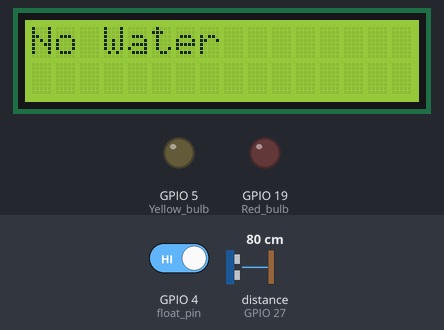
This sketch was run on a simulated ESP32. Shown: 16×2 character LCD, output pins drawn as LEDs (lit = HIGH). The test bench sets the inputs (shaded band); at power-on: GPIO 4 (float_pin) HIGH, distance to the obstacle (sensor on GPIO 27) 80 cm. The echo pulse lasts 58.3 µs per cm; pins used as bus, display or sensor lines are not drawn; what the sketch prints to the serial monitor is not drawn.

Above: at 1.2 s.
1.3 s: GPIO 4 (float_pin) driven LOW
At 2.5 s:
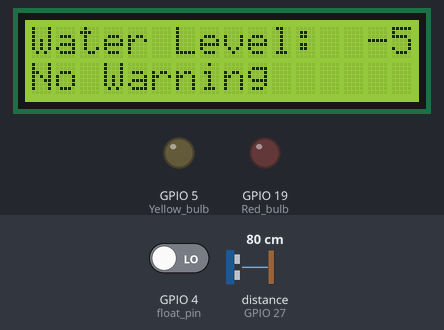
4.0 s: distance to the obstacle (sensor on GPIO 27) set to 70 cm
At 5.9 s:
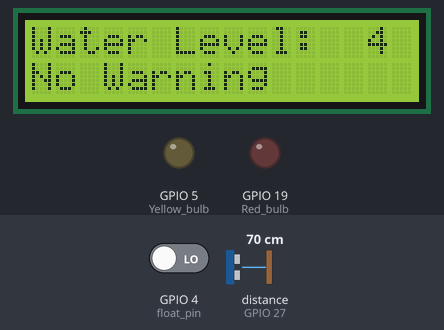
6.7 s: distance to the obstacle (sensor on GPIO 27) set to 60 cm
At 9.3 s:
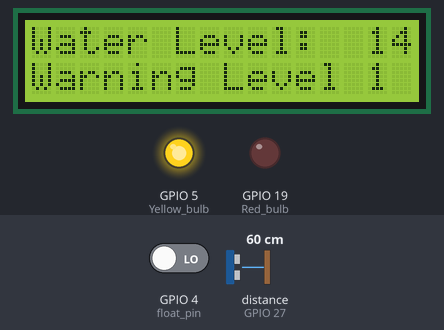
9.6 s: distance to the obstacle (sensor on GPIO 27) set to 53 cm
At 11.6 s:
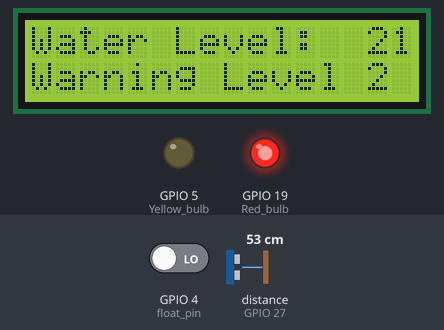
15.6 s: distance to the obstacle (sensor on GPIO 27) set to 50 cm
At 19.4 s:
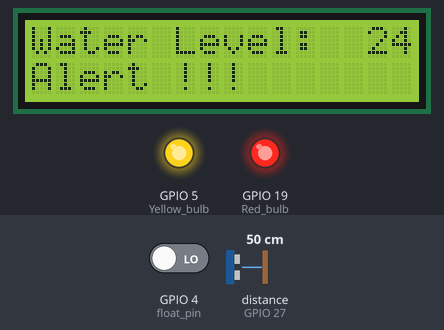
19.7 s: GPIO 4 (float_pin) driven HIGH
At 22.4 s:
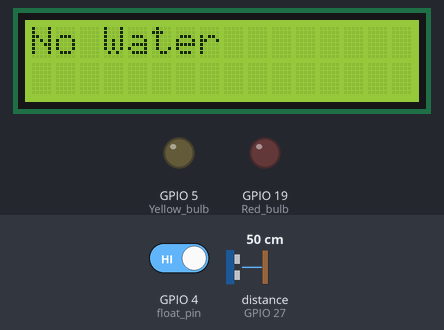
Timing chart, 0 to 23.7 s (numbered marks = the images above; inputs shaded):
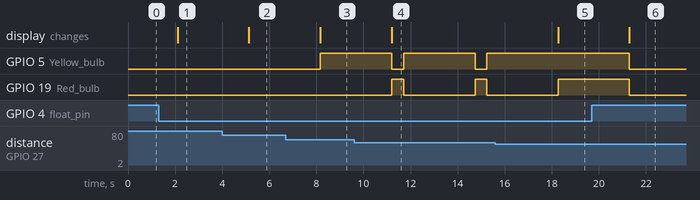

The sketch:

Water_log_system.ino
```cpp
const int trigPin = 26;
const int echoPin = 27;

const int Yellow_bulb = 5;
const int Red_bulb = 19;

const int float_pin = 4; //d4

bool Float_status;

long duration;
float distance;
int water_level;


#include <Wire.h>
#include <LiquidCrystal_I2C.h>
LiquidCrystal_I2C lcd(0x27, 16, 2);

void setup() {
  lcd.init();
  lcd.backlight();
  Serial.begin(115200); // Starts the serial communication
  pinMode(float_pin,INPUT_PULLUP);

  pinMode(trigPin, OUTPUT); // Sets the trigPin as an Output
  pinMode(echoPin, INPUT); // Sets the echoPin as an Input

  pinMode(Red_bulb, OUTPUT); // Sets the trigPin as an Output
  pinMode(Yellow_bulb, OUTPUT); // Sets the trigPin as an Output
}

void water_level_moniter() {

  // Clears the trigPin
  digitalWrite(trigPin, LOW);
  delayMicroseconds(2);

  // Sets the trigPin on HIGH state for 10 micro seconds
  digitalWrite(trigPin, HIGH);
  delayMicroseconds(10);
  digitalWrite(trigPin, LOW);

  // Reads the echoPin, returns the sound wave travel time in microseconds
  duration = pulseIn(echoPin, HIGH);

  // Calculate the distance
  distance = duration *0.034/2;

  water_level = 74-distance;

  Serial.print("Water Level (cm): ");
  Serial.println(water_level);

  lcd.clear();

  if((10 <=water_level)&(water_level <=15)){
    Serial.println("warning L1");

    lcd.setCursor(0,0);
    lcd.print("Water Level:");
    lcd.setCursor(14,0);
    lcd.print(water_level);


    lcd.setCursor(0,1);
    lcd.print("Warning Level 1");
    digitalWrite(Yellow_bulb,HIGH);
  }
  else if((16 <=water_level)&(water_level <=21)){
    Serial.println("warning L2");

    lcd.setCursor(0,0);
    lcd.print("Water Level:");
    lcd.setCursor(14,0);
    lcd.print(water_level);

    lcd.setCursor(0,1);
    lcd.print("Warning Level 2");
    digitalWrite(Red_bulb,HIGH);
    digitalWrite(Yellow_bulb,LOW);
    delay(500);
    digitalWrite(Red_bulb,LOW);
    digitalWrite(Yellow_bulb,HIGH);
  }
  else if(22 <=water_level){
    Serial.println("Alert");

    lcd.setCursor(0,0);
    lcd.print("Water Level:");
    lcd.setCursor(14,0);
    lcd.print(water_level);

    lcd.setCursor(0,1);
    lcd.print("Alert !!!");
    digitalWrite(Red_bulb,HIGH);
  }
  else{
    Serial.println("No Warning");

    lcd.setCursor(0,0);
    lcd.print("Water Level:");
    lcd.setCursor(14,0);
    lcd.print(water_level);

    lcd.setCursor(0,1);
    lcd.print("No Warning");

    digitalWrite(Red_bulb,LOW);
    digitalWrite(Yellow_bulb,LOW);
  }

  delay(1000);
}

void loop(){
  Float_status = digitalRead(float_pin);
  if(Float_status == LOW){
    water_level_moniter();
  }
  else{
    Serial.println("no Water");
    lcd.clear();
    lcd.setCursor(0, 0);
    lcd.print("No Water");

    digitalWrite(Red_bulb,LOW);
    digitalWrite(Yellow_bulb,LOW);
}
  delay(2000);
}
```

Measured:
- the behaviour switches between 65 and 64 cm on distance to the obstacle (sensor on GPIO 27) (found by bisection; images 2 and 3)
- the behaviour switches between 59 and 58 cm on distance to the obstacle (sensor on GPIO 27) (found by bisection; images 3 and 4)
- the behaviour switches between 53 and 52 cm on distance to the obstacle (sensor on GPIO 27) (found by bisection; images 4 and 5)
- after the input at 1.3 s, the display: changes after 0.81 s (image 1)
- after the input at 4.0 s, the display: changes after 1.1 s (image 2)
- after the input at 6.7 s, GPIO 5 (Yellow_bulb): LOW → HIGH after 1.5 s; the display: changes after 1.5 s (image 3)
- after the input at 9.6 s, GPIO 5 (Yellow_bulb): alternates HIGH for 3.0 s and LOW for 0.50 s, starting after 1.6 s; GPIO 19 (Red_bulb): alternates HIGH for 0.50 s and LOW for 3.0 s, starting after 1.6 s; the display: changes after 1.6 s (image 4)
- after the input at 15.6 s, GPIO 5 (Yellow_bulb): stays HIGH (without the input it goes to LOW after 2.7 s); GPIO 19 (Red_bulb): goes on until 18.3 s, then stays HIGH; the display: changes after 2.7 s (image 5)
- after the input at 19.7 s, GPIO 5 (Yellow_bulb), GPIO 19 (Red_bulb): HIGH → LOW after 1.6 s; the display: changes after 1.6 s (image 6)
